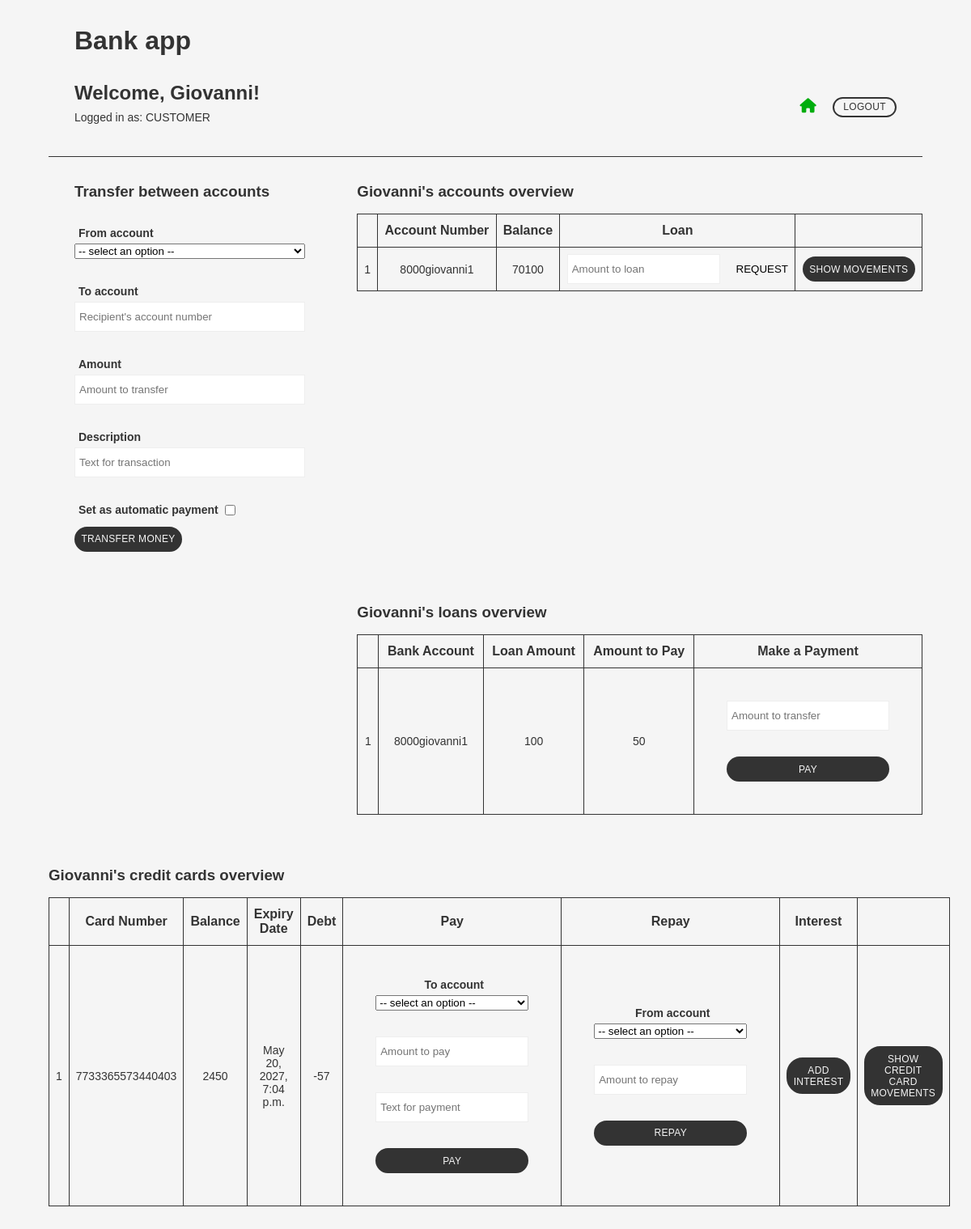
Page /bank_app/ (signed in) on the committed database.
### bank_app/models.py (models this page shows, shortened)
class Account(models.Model):
    customer = models.ForeignKey(Customer, on_delete=models.CASCADE)
    accountNumber = models.CharField(max_length=20)
    def __str__(self):
        return f"{self.accountNumber}"

class Loan(models.Model):
    customer = models.ForeignKey(Customer, on_delete=models.CASCADE)
    account = models.ForeignKey(Account, on_delete=models.CASCADE)
    loanAmount = models.IntegerField()
    remainingAmount = models.IntegerField()
    confirmed = models.CharField(max_length=100, default='undefined')

class CreditCard(models.Model):
    customer = models.ForeignKey(Customer, on_delete=models.CASCADE)
    cardNumber = models.IntegerField()
    initialBalance = models.IntegerField()
    spentAmount = models.IntegerField()
    expiryDate = models.DateTimeField(default=now, editable=False)
    cvvNumber = models.IntegerField()

### bank_app/views.py (the view)
# urls.py: path('', views.index, name='index'),
def index(request):
    return show_index(request)

### bank_app/views_common.py (called while the page is built)
def get_user_type(u:User) -> str:
    if u and u.is_authenticated:
        try:
            customer = Customer.objects.get(user = u)
            return "CUSTOMER"
        except:
            return "BANKER"
        return "unknown type"

def get_balance_for_account(acc:Account) -> int:
    result = AccountMovement.objects.filter(account = acc).aggregate(Sum('value'))
    return result['value__sum']

def get_repay_amount_for_card(acc:CreditCard) -> int:
    result = CardMovement.objects.filter(card = acc).aggregate(Sum('value'))
    return result['value__sum']

### bank_app/templates/bank_app/index.html (shortened to what this page needs)
{% load static %}
<!DOCTYPE html>
<html lang="en">
	<head>
	<link rel="stylesheet" href="{% static 'css/style.css' %}" />
	</head>
	<body>
	{% if request.user.is_authenticated %}
	<header>
		<h1>Bank app</h1>
		<section>
			<div>
				<h2>Welcome, {{ request.user.username }}!</h2>
				<p>Logged in as: {{ usertype }}</p>
			</div>
			<div>
                <a href="{% url 'bank_app:index' %}" class="home_btn home_btn_selected"><i class="fa-solid fa-house"></i></a>
                <a href="{% url 'login_app:logout' %}" class="border_btn" id="logout">Logout</a>
            </div>
		</section>
	</header>
		{% if usertype == "BANKER" %}
		<main class="main">
			<section id="create_cust">
				<h3>Create customer</h3>
				<form method="post">
					{% csrf_token %}
					<div class="form_item_wrapper">
						<label>User Name</label>
						<input type="text" name="name" placeholder="Type new user name" required />
					</div>
					<div class="form_item_wrapper">
						<label>Password</label>
						<input type="password" name="password" placeholder="Type new password for the user" required />
					</div>
					<div class="form_item_wrapper">
						<label>Phone</label>
						<input type="text" name="phone" pattern="[0-9]{8}" placeholder="User's phone (8 digits)" required />
					</div>
					<button formaction="{% url 'bank_app:create_customer' %}" class="btn">Create customer</button>
				</form>
			</section>
			<section id="cust_list">
				<h3>Customer list</h3>
				<p>Number of customers: {{ customer_count }}</p>
				<table>
					<tr>
						<th></th>
						<th>User Name</th>
						<th>Phone</th>
						<th>Ranking</th>
						<th></th>
					</tr>
				{% for c in customers %}
				<tr {% if forloop.counter|divisibleby:2 %}
                        class="white_bg"
                    {% endif %}	>
						<form method="post">
							{% csrf_token %}
								<input type="hidden" name="pk" value="{{ c.pk }}" />
								<td>{{ forloop.counter }}</td>
								<td>{{ c.user.username }}</td>
								<td>{{ c.phone }}</td>
								<td>
									<select name="ranking">
										{% for r in rankings %}
											{% if r.rType == c.ranking.rType %}
												<option value="{{ r.pk }}" selected>{{ r.rType }}</option>
											{% else %}
											<option value="{{ r.pk }}">{{ r.rType }}</option>
											{% endif %}
										{% endfor %}
									</select>
									<button formaction="{% url 'bank_app:update_ranking' %}" class="simple_btn">Update</button>
								</td>
								<td><button formaction="{% url 'bank_app:accounts' %}" class="btn">Manage accounts</button></td>
								<td>
									<button formaction="{% url 'bank_app:del_customer' %}" class="icon_btn del_btn">
										<i class="fa-solid fa-trash"></i>
									</button>
								</td>
						</form>
					</tr>
				{% endfor %}
				</table>
			</section>
		</main>
		{% else %}
		<main class="main">
			<section id="transfer_section">
				<h3>Transfer between accounts</h3>
				<form method="post">
					<div class="form_item_wrapper">
						<label>From account</label>
						<select name="from_account">
							<option disabled selected value> -- select an option -- </option>
						</select>
					</div>
					<div class="form_item_wrapper">
						<label>To account</label>
						<input type="text" name="to_account" placeholder="Recipient's account number" />
					</div>
					<div class="form_item_wrapper">
						<label>Amount</label>
						<input type="number" name="amount" placeholder="Amount to transfer">
					</div>
					<div class="form_item_wrapper">
						<label>Description</label>
						<input type="text" name="description" placeholder="Text for transaction" />
					</div>
					<div id="automatic_payment_wrapper" class="form_item_wrapper">
						<label>Set as automatic payment</label>
						<input type="checkbox" id="aut_payment_check" name="payment_check" onclick="showAutomaticPayment()" />
					</div>
					<button formaction="{% url 'bank_app:set_transaction' %}" class="btn">Transfer Money</button>
				</form>
			</section>
			<section id="account_overview">
				<h3>{{ request.user.username }}'s accounts overview</h3>
				<table>
					<tr>
						<th></th>
						<th>Account Number</th>
						<th>Balance</th>
						<th>Loan</th>
					</tr>
					{% for a in customer_accounts %}
					<tr 	>
						<form method="post">
								<td>{{ forloop.counter }}</td>
								<td>{{ a.accountNumber }}</td>
								<td>
									{% for b in balances %}
										{% if b.0 == a.pk %}
											{{ b.1 }}
										{% endif %}
									{% endfor %}
								</td>
								<td>
									{% if active_customer.ranking.loan == True %}
										<input type="number" name="loan_amount" placeholder="Amount to loan" />
										<button formaction="{% url 'bank_app:request_loan' %}" class="simple_btn">
											Request
										</button>
									{% else %}
										<p>Not available</p>
									{% endif %}
								</td>
								<td>
									<button formaction="{% url 'bank_app:show_movements' %}" class="btn">Show movements</button>
								</td>
						</form>
					</tr>
					{% endfor %}
				</table>
			</section>
			<section id="loans_overview">
                <h3>{{ request.user.username }}'s loans overview</h3>
                <table>
                    <tr>
                        <th></th>
                        <th>Bank Account</th>
                        <th>Loan Amount</th>
                        <th>Amount to Pay</th>
                        <th>Make a Payment</th>
                    </tr>
                    {% for l in loans %}
                    <tr 	>
                        <form method="post">
                                <td>{{ forloop.counter }}</td>
                                <td>{{ l.account }}</td>
                                <td>{{ l.loanAmount }}</td>
                                <td>{{ l.remainingAmount }}</td>
								{% if l.confirmed == 'true' %}
									{% if l.remainingAmount == 0 %}
										<td>Completed</td>
									{% else %}
										<td>
											<div class="form_item_wrapper">
												<input type="number" name="loan_transfer" placeholder="Amount to transfer" />
											</div>
											<div class="form_item_wrapper">
												<button formaction="{% url 'bank_app:pay_loan' %}" class="btn">
													Pay
												</button>
											</div>
										</td>
									{% endif %}
								{% elif l.confirmed == 'false'%}
									<td>Loan declined</td>
								{% else %}
									<td>Confirmation pending</td>
								{% endif %}
                        </form>
					</tr>
					{% endfor %}
				</table>
			</section>
			<section id="cards_overview">
				<h3>{{ request.user.username }}'s credit cards overview</h3>
				<table>
					<tr>
						<th></th>
						<th>Card Number</th>
						<th>Balance</th>
						<th>Expiry Date</th>
						<th>Debt</th>
						<th>Pay</th>
						<th>Repay</th>
						<th>Interest</th>
						<th></th>
					</tr>
					{% for c in cards %}
					<tr 	>
						<form method="post">
								<td>{{ forloop.counter }}</td>
								<td>{{ c.cardNumber }}</td>
								<td>{{ c.initialBalance }}</td>
								<td>{{ c.expiryDate }}</td>
								<td>
									{% for b in card_repay_balances %}
										{% if b.0 == c.pk %}
											{{ b.1 }}
										{% endif %}
									{% endfor %}
								</td>
								<td>
									<div class="form_item_wrapper">
										<label>To account</label>
										<select name="to_account">
											<option disabled selected value> -- select an option -- </option>
										</select>
									</div>
									<div class="form_item_wrapper">
										<input type="number" name="card_pay" placeholder="Amount to pay" />
									</div>
									<div class="form_item_wrapper">
										<input type="text" name="card_desc" placeholder="Text for payment" />
									</div>
									<div class="form_item_wrapper">
										<button formaction="{% url 'bank_app:pay_card' %}" class="btn">
											Pay
										</button>
									</div>
								</td>
								{% if c.spentAmount != 0 %}
									<td>
										<div class="form_item_wrapper">
											<label>From account</label>
											<select name="from_account">
												<option disabled selected value> -- select an option -- </option>
											</select>
										</div>
										<div class="form_item_wrapper">
											<input type="number" name="card_repay" placeholder="Amount to repay" />
										</div>
										<div class="form_item_wrapper">
											<button formaction="{% url 'bank_app:repay_card' %}" class="btn">
												Repay
											</button>
										</div>
									</td>
								{% else %}
									<td></td>
								{% endif %}
								<td>
									<button formaction="{% url 'bank_app:add_interest' %}" class="btn">Add interest</button>
								</td>
								<td>
									<button formaction="{% url 'bank_app:show_card_movements' %}" class="btn">Show credit card movements</button>
								</td>
						</form>
					</tr>
					{% endfor %}
				</table>
			</section>
		</main>
		{% endif%}
	{% else %}
		<h2>Please log in</h2>
	{% endif %}
	</body>
</html>

### bank_app/static/css/style.css (style rules this page uses)
html { background-color: #f5f5f5; font-family: Arial, Helvetica, sans-serif; color: #333333; }
body { width: 90%; margin: auto; }
* { margin: 0; padding: 0; box-sizing: border-box; }
.btn { cursor: pointer; padding: .4rem; background: none; border: none; text-transform: uppercase; letter-spacing: .3px; font-size: 12px; background-color: #333333; border: 2px solid #333333; color: #f5f5f5; border-radius: 20px; transition: .3s; }
.border_btn { cursor: pointer; text-decoration: none; text-transform: uppercase; background-color: transparent; border: 2px solid #333333; color: #333333; padding: .2rem .7rem; border-radius: 20px; font-size: 12px; letter-spacing: .3px; transition: .2s; margin: 0; }
.simple_btn { cursor: pointer; border: none; background: none; text-transform: uppercase; }
.home_btn { margin-right: 1rem; font-size: 18px; color: #333333; transition: .3s; }
.home_btn:hover, .home_btn_selected, .green_text { color: #00ad0e; }
header { width: 100%; padding: 2rem; border-bottom: 1px solid #333333; }
header > section { margin: 2rem 0 0 0; display: flex; align-items: center; justify-content: space-between; }
header p { font-size: 14px; padding: .5rem 0; }
.main { display: grid; grid-template-columns: .5fr 1fr; column-gap: 2rem; }
.main > section { margin: 2rem 0; }
.main > section:first-child h3, #automatic_payment h3, #create_credit_card h3, #create_credit_card .btn { margin-left: 2rem; }
.form_item_wrapper { display: flex; flex-direction: column; margin: 2rem 2rem; }
#automatic_payment_wrapper { flex-direction: row; align-content: center; align-items: center; margin-bottom: .5rem; }
#aut_payment_check { cursor: pointer; margin-left: .5rem; margin-bottom: 3.5px; }
.main #movements_section, #cards_overview { grid-column: 1 / 3; }
#loans_overview { grid-column: 2; }
.form_item_wrapper > label { font-weight: bold; margin-bottom: 5px; margin-left: 5px; font-size: 14px; }
input { background-color: transparent; border: 1px solid #eeeeee; background-color: #ffffff; padding: 10px 5px; }
.main > section:first-child .btn, #automatic_payment .btn { margin-left: 2rem; }
.main > section:nth-child(2) { width: 100%; margin: 2rem 0 0 auto; }
table, td, th { border: 1px solid #333333; border-collapse: collapse; }
table { margin-top: 1rem; width: 100%; }
th { padding: .7rem .5rem; }
td { padding: .5rem; font-size: 14px; text-align: center; }
#account_overview > table .simple_btn { margin-left: 1rem; }

### rows in the picture
Account: accountNumber "8000giovanni1", b "70100"
Loan: account "8000giovanni1", loanAmount "100", remainingAmount "50"
CreditCard: cardNumber "7733365573440403", initialBalance "2450", expiryDate "May 20, 2027, 7:04 p.m.", b "-57"

### other values in the picture
{{ request.user.username }} "Giovanni"
{{ usertype }} "CUSTOMER"
